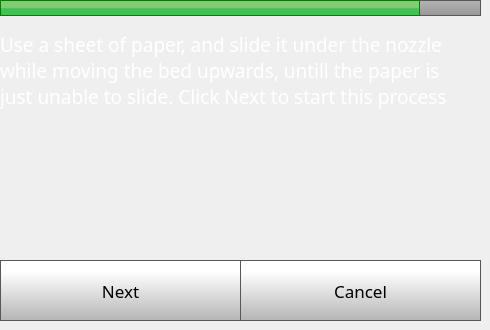
    <widget class="QWidget" name="step7Page">
     <widget class="QPushButton" name="step7NextButton">
      <property name="geometry">
       <rect>
        <x>0</x>
        <y>260</y>
        <width>241</width>
        <height>61</height>
       </rect>
      </property>
      <property name="font">
       <font>
        <family>Gotham</family>
        <pointsize>13</pointsize>
       </font>
      </property>
      <property name="styleSheet">
       <string notr="true">QPushButton {
     border: 1px solid rgb(87, 87, 87);
	background-color: qlineargradient(spread:pad, x1:0, y1:1, x2:0, y2:0.188, stop:0 rgba(180, 180, 180, 255), stop:1 rgba(255, 255, 255, 255));


}

QPushButton:pressed {
    background-color: qlineargradient(x1: 0, y1: 0, x2: 0, y2: 1,
                                      stop: 0 #dadbde, stop: 1 #f6f7fa);
}

QPushButton:flat {
    border: none; /* no border for a flat push button */
}

QPushButton:default {
    border-color: navy; /* make the default button prominent */
}

QPushButton:focus {
	outline: none;
}</string>
      </property>
      <property name="text">
       <string>Next</string>
      </property>
      <property name="iconSize">
       <size>
        <width>40</width>
        <height>40</height>
       </size>
      </property>
     </widget>
     <widget class="QLabel" name="caliberateLabel_87">
      <property name="geometry">
       <rect>
        <x>0</x>
        <y>0</y>
        <width>420</width>
        <height>16</height>
       </rect>
      </property>
      <property name="font">
       <font>
        <family>Gotham</family>
        <pointsize>14</pointsize>
        <weight>50</weight>
        <bold>false</bold>
       </font>
      </property>
      <property name="styleSheet">
       <string notr="true">	background-color: qlineargradient(spread:pad, x1:0, y1:0.523, x2:0, y2:0.534, stop:0 rgba(130, 203, 117, 255), stop:1 rgba(66, 191, 85, 255));
border: 1px solid green;</string>
      </property>
      <property name="text">
       <string/>
      </property>
     </widget>
     <widget class="QLabel" name="caliberateLabel_88">
      <property name="geometry">
       <rect>
        <x>0</x>
        <y>0</y>
        <width>481</width>
        <height>16</height>
       </rect>
      </property>
      <property name="font">
       <font>
        <family>Gotham</family>
        <pointsize>14</pointsize>
        <weight>50</weight>
        <bold>false</bold>
       </font>
      </property>
      <property name="styleSheet">
       <string notr="true">    border: 1px solid rgb(87, 87, 87);
 /*  border-bottom-left-radius: 10px;
 border-bottom-right-radius: 10px;*/
	background-color: qlineargradient(spread:pad, x1:0, y1:1, x2:0, y2:0, stop:0 rgba(150, 150, 150, 255), stop:1 rgba(180, 180, 180, 255));</string>
      </property>
      <property name="text">
       <string/>
      </property>
     </widget>
     <widget class="QLabel" name="caliberateLabel_89">
      <property name="geometry">
       <rect>
        <x>0</x>
        <y>20</y>
        <width>471</width>
        <height>101</height>
       </rect>
      </property>
      <property name="font">
       <font>
        <family>Gotham</family>
        <pointsize>14</pointsize>
        <weight>50</weight>
        <bold>false</bold>
       </font>
      </property>
      <property name="styleSheet">
       <string notr="true">color: rgb(255, 255, 255);</string>
      </property>
      <property name="text">
       <string>Use a sheet of paper, and slide it under the nozzle while moving the bed upwards, untill the paper is just unable to slide. Click Next to start this process</string>
      </property>
      <property name="wordWrap">
       <bool>true</bool>
      </property>
     </widget>
     <widget class="QPushButton" name="step7CancelButton">
      <property name="geometry">
       <rect>
        <x>240</x>
        <y>260</y>
        <width>241</width>
        <height>61</height>
       </rect>
      </property>
      <property name="font">
       <font>
        <family>Gotham</family>
        <pointsize>13</pointsize>
       </font>
      </property>
      <property name="styleSheet">
       <string notr="true">QPushButton {
     border: 1px solid rgb(87, 87, 87);
	background-color: qlineargradient(spread:pad, x1:0, y1:1, x2:0, y2:0.188, stop:0 rgba(180, 180, 180, 255), stop:1 rgba(255, 255, 255, 255));


}

QPushButton:pressed {
    background-color: qlineargradient(x1: 0, y1: 0, x2: 0, y2: 1,
                                      stop: 0 #dadbde, stop: 1 #f6f7fa);
}

QPushButton:flat {
    border: none; /* no border for a flat push button */
}

QPushButton:default {
    border-color: navy; /* make the default button prominent */
}

QPushButton:focus {
	outline: none;
}</string>
      </property>
      <property name="text">
       <string>Cancel</string>
      </property>
      <property name="iconSize">
       <size>
        <width>40</width>
        <height>40</height>
       </size>
      </property>
     </widget>
     <zorder>caliberateLabel_88</zorder>
     <zorder>step7NextButton</zorder>
     <zorder>caliberateLabel_87</zorder>
     <zorder>caliberateLabel_89</zorder>
     <zorder>step7CancelButton</zorder>
    </widget>
